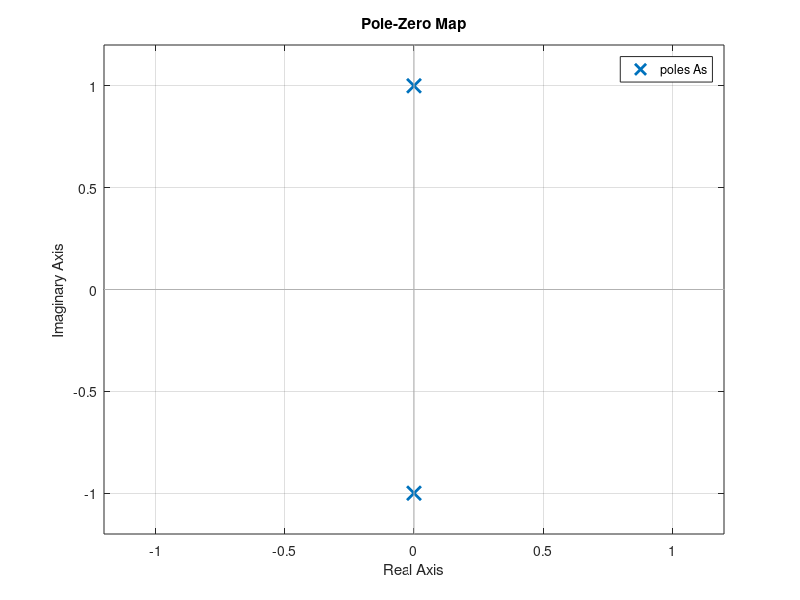

Here is the MATLAB script that generated this plot: (Note: this script raises an error after producing the figure.)
%% Laboratório de Sistemas Dinâicos
% Prática 05
% 08/04/2024
% Autores: Victor Hugo Daia Lorenzato e Whilker Henrique Santos Silva

%% Limpar workspcade
clear;
close all;
clc;

%% Ex. 1 a)

t = [0:0.1:10];
zeros = [];
poles = [i -i];
gain = 1;
As = zpk(zeros,poles,gain)
figure(1)
pzmap(As);grid ('on');
num = [1];
den = [1 1];
figure(2)
step(num,den,t);grid ('on');

%% Ex. 1 b)

zeros = [];
poles = [-1+i -1-i];
gain = 1;
Bs = zpk(zeros,poles,gain)
figure(3)
pzmap(Bs);grid ('on');
num1 = [1];
den1 = [1 2 2];
figure(4)
step(num1,den1,t);grid ('on');

%% Ex. 1 c)

zeros = [];
poles = [-1 -1];
gain = 1;
Cs = zpk(zeros,poles,gain)
figure(5)
pzmap(Cs);grid ('on');
num2 = [1];
den2 = [1 2 1];
figure(6)
step(num2,den2,t);grid ('on');

%% Ex. 1 d)

zeros = [];
poles = [-2 -4];
gain = 1;
Ds = zpk(zeros,poles,gain)
figure(7)
pzmap(Ds);grid ('on');
num3 = [1];
den3 = [1 6 8];
figure(8)
step(num3,den3,t);grid ('on');

%% Ex. 2

k = 1; 
t = [0:0.1:10]; 
Ts = tf(10*k,[1 20 k])
step(Ts,t);  
hold on

k1 = 10;
t1 = [0:0.1:10];
Ts1 = tf(10*k1,[1 20 k1])
step(Ts1,t1); 
hold on

k2 = 100;
t2 = [0:0.1:10];
Ts2 = tf(10*k2,[1 20 k2])
step(Ts2,t2);
hold on

k3 = 400;
t3 = [0:0.1:10];
Ts3 = tf(10*k3,[1 20 k3])
step(Ts3,t3);
hold on

%% Ex. 3 a)

t1 = [0:0.1:10]; 
Cs = tf(1,[1 1]);

x = 0.1;
num=[x];
den=[1 x];
Gs=tf(num,den) ;
Hs = Cs*Gs
y= step(Hs,t1);

x1 = 1;
num1=[x1];
den1=[1 x1];
Gs1=tf(num1,den1); 
Hs1 = Cs*Gs1
y1= step(Hs1,t1);

x2 = 10;
num2=[x2];
den2=[1 x2];
Gs2=tf(num2,den2); 
Hs2 = Cs*Gs2
y2= step(Hs2,t1);

plot(t1,y1,t1,y2,t1,y3); xlabel('Tempo(s)');ylabel('Amplitude');title('Resposta ao degrau'); grid('on');

grid('on');

%% Ex. 3 b)

Cs = tf(1,[1 1]);
s = tf('s');
t1 = [0:0.1:100];

x = 0.1;
num=[x];
den=[1 x];
Gs=tf(num,den) ;
Hs = Cs*Gs
Aprox = 1/(2.14*s+1)
step(Aprox,Hs); 


x1 = 1;
num1=[x1];
den1=[1 x1];
Gs1=tf(num1,den1); 
Hs1 = Cs*Gs1
Aprox1 = tf(1,[2.14 1])
step(Aprox1,Hs1);

x2 = 10;
num2=[x2];
den2=[1 x2];
Gs2=tf(num2,den2); 
Hs2 = Cs*Gs2
Aprox2 = tf(1,[2.14 1])
step(Aprox2,Hs2); 

%% Ex. 4 a)

Cs = tf(1, [1 1 1]);
step(Cs); 


%% Ex. 4 b)

% Para x = 0.1
Gs01 = tf(1, [1 0.1]); 
step(Gs01); 


% Para x = 1
Gs1 = tf(1, [1 1]); 
step(Gs1);  


% Para x = 3
Gs3 = tf(1, [1 3]); 
step(Gs3); 

% Para x = 5
Gs5 = tf(1, [1 5]); 
step(Gs5); 

%% Ex. 4 c)

% Para x = 0.1
Ts01 = series(Cs,  Gs01);
step(Ts01); 


% Para x = 1
Ts1 = series(Cs,  Gs1);
step(Ts1); 

% Para x = 3
Ts3 = series(Cs,  Gs3);
step(Ts3); 

% Para x = 5
Ts5 = series(Cs,  Gs5);
step(Ts5);  

%% Ex. 4 d)

step(Cs,Gs01,Gs1,Gs3,Gs5,Ts01,Ts1,Ts3,Ts5); grid('on');


%% Ex. 4 e)

%Análise no relatório.

%% Ex. 5

t1 = [0:0.1:10]; 
Cs = tf(1,[1 1 1])

x = 0.1; 
num=[1 x];
den=[x];
Gs=tf(num,den) 
Hs = Cs*Gs
y1= step(Hs,t1)

x1 = 1;
num=[1 x1];
den=[x1];
Gs=tf(num,den) 
Hs = Cs*Gs
y2= step(Hs,t1)

x2 = 3;
num=[1 x2];
den=[x2];
Gs=tf(num,den) 
Hs = Cs*Gs
y3= step(Hs,t1)

x3 = 5;
num=[1 x3];
den=[x3];
Gs=tf(num,den) 
Hs = Cs*Gs
y4= step(Hs,t1)

plot(t1,y1,t1,y2,t1,y3,t1,y4); xlabel('Tempo(s)');ylabel('Amplitude');title('Resposta ao degrau'); grid('on');
 
grid('on');